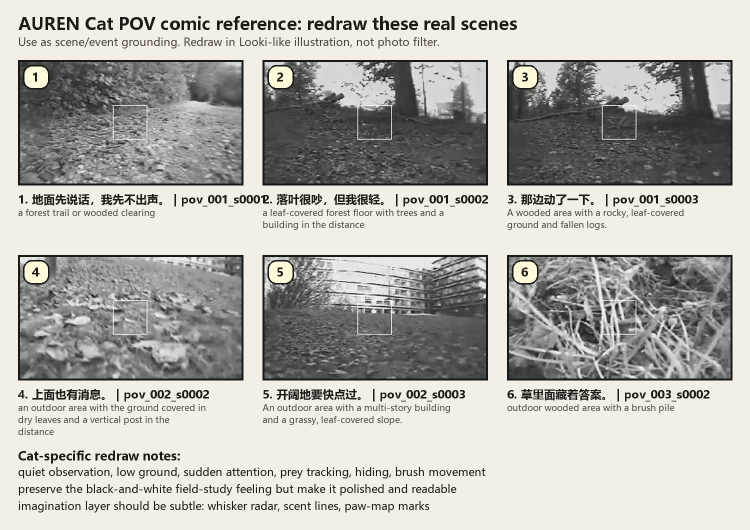
#> input picture examples/cat_pov_eval_001/assets/cat_comic_reference_real_scenes_v1.jpg, 1500 x 1060 px (shown at 1/2 size)
$ python -i build_auren_content_v2_generic.py   (imports and definitions only)
#> lines starting #> are read from the running program, lines starting #| are printed output that depends on the picture
#> further down, picture is the input picture: PIL image 1500x1060 RGB; mean R, G, B 181.4, 179.8, 173.5
#!/usr/bin/env python3
"""Build AUREN V2 diary, comic brief/page, storyboard, and vlog from VLM rows.

This generator treats MiniMax VLM rows as recognition evidence. It does not use
the older coarse category labels, because those labels were good enough for
pipeline smoke tests but too lossy for diary/comic/vlog decisions.
"""

from __future__ import annotations

import argparse
import csv
import html
import json
import math
import shutil
import subprocess
import sys
from pathlib import Path
from typing import Any

from PIL import Image, ImageDraw, ImageEnhance, ImageFilter, ImageFont, ImageOps


W, H = 1280, 720


BEATS: list[dict[str, Any]] = [
    {
        "key": "leave_home",
        "section": "出门动员",
        "caption": "门开了，我还在认真考虑。",
        "diary_title": "门一开，风先报名",
        "diary_text": "一开始我其实没有那么想出门。门口亮得像一块刚拆封的饼干，人类站在那里，另一只小伙伴已经迈出去半步。我决定先跟上，毕竟如果世界真的有事找我，我不能让它等太久。",
        "preferred_ids": ["pov_007_s0002"],
        "target_video": "pov_007",
        "keywords": ["entrance", "house", "door", "patio", "owner", "exiting"],
    },
    {
        "key": "urban_walk",
        "section": "城市巡逻",
        "caption": "这只白色轮子，值得跟踪。",
        "diary_title": "滨江广场的低空侦察",
        "diary_text": "到了滨江，地面突然变得很宽。人类只看见楼和太阳，我看见的是鞋、轮子、影子和每一块石砖之间的情报。那只白色小推车轮子滚得很稳，我跟在后面，像在追踪一只圆圆的城市生物。",
        "preferred_ids": ["pov_001_s0005", "pov_001_s0002", "pov_001_s0008"],
        "target_video": "pov_001",
        "keywords": ["xuhui", "riverside", "urban", "plaza", "paved", "stroller", "pedestrians"],
    },
    {
        "key": "dog_meet",
        "section": "同伴社交",
        "caption": "等一下，你也是出来巡逻的吗？",
        "diary_title": "公共广场上的鼻尖会议",
        "diary_text": "半路我遇见了别的狗。人类打招呼靠嘴，我们打招呼靠更可靠的设备。大家凑近、转身、再确认一遍，三秒钟里交换了很多信息：吃过什么，去过哪里，今天心情是不是适合一起绕一圈。",
        "preferred_ids": ["pov_001_s0013", "pov_004_s0017", "pov_001_s0012"],
        "target_video": "",
        "keywords": ["dogs interacting", "another dog", "other dog", "husky", "social", "greeting", "sniffing around"],
    },
    {
        "key": "indoor_shop",
        "section": "室内探店",
        "caption": "人类的洞穴，灯很多，味道也很多。",
        "diary_title": "我闯进一间会发光的店",
        "diary_text": "后来我们进到一间很亮的室内空间。上面是灯，旁边是展示架，远处有人在聊天。我的头顶露出一点白毛，提醒大家这是正经的狗狗视察。店里没有草，但有很多人类留下的味道，我一边走一边给它们排队编号。",
        "preferred_ids": ["pov_008_s0010", "pov_008_s0006", "pov_008_s0004"],
        "target_video": "pov_008",
        "keywords": ["indoor", "store", "showroom", "gallery", "retail", "overhead lights", "wall displays"],
    },
    {
        "key": "grass_sniff",
        "section": "草地读信",
        "caption": "草丛今天留言很多。",
        "diary_title": "草地是一整面公告栏",
        "diary_text": "最重要的工作发生在草地。我把鼻子贴近叶子，读到昨晚的风、刚路过的脚步，还有一只陌生狗留下的签名。人类看见的是草，我看见的是一整面公告栏。读到一半，我抬头看天，确认世界还在原来的位置。",
        "preferred_ids": ["pov_002_s0019", "pov_002_s0031", "pov_002_s0013"],
        "target_video": "pov_002",
        "keywords": ["grass", "field", "dirt path", "plants", "sniff", "rural"],
    },
    {
        "key": "backyard",
        "section": "后院侦察",
        "caption": "围栏后面，一定藏着新地图。",
        "diary_title": "后院的墙和缝隙",
        "diary_text": "后院看起来普通，其实很有层次。水泥地、旧墙、木围栏，每一样都在说不同的事。我快步穿过去，又停在木头旁边看了一会儿。围栏后面也许没有宝藏，但没有检查过之前，谁也不能证明。",
        "preferred_ids": ["pov_005_s0011", "pov_005_s0012", "pov_005_s0004"],
        "target_video": "pov_005",
        "keywords": ["backyard", "patio", "concrete", "fence", "wall", "narrow", "wooden"],
    },
    {
        "key": "play_chase",
        "section": "草地追逐",
        "caption": "白色小伙伴启动，我也启动。",
        "diary_title": "草坪上的白色闪电",
        "diary_text": "然后草地上出现了一只白色小狗。它跑起来的时候，草都像被它叫醒了。我跟着它的方向转，镜头有点晃，但这很合理。快乐本来就不应该太稳。",
        "preferred_ids": ["pov_009_s0012", "pov_009_s0014", "pov_009_s0011"],
        "target_video": "pov_009",
        "keywords": ["white", "fluffy dog", "running", "playing", "jumping", "grass"],
    },
    {
        "key": "park_cart",
        "section": "湖畔聚会",
        "caption": "车、草、人类，全部要检查。",
        "diary_title": "湖畔聚会的巡检清单",
        "diary_text": "湖畔那边更热闹。有车，有人，有树，还有一只带着设备的黑狗。人类以为这是聚会，我认为这是巡检任务。我先检查小推车，再闻草地，最后确认队伍没有少员。",
        "preferred_ids": ["pov_006_s0020", "pov_006_s0017", "pov_006_s0025"],
        "target_video": "pov_006",
        "keywords": ["park", "field", "cart", "lake", "outing", "grass", "trees"],
    },
    {
        "key": "blossom_close",
        "section": "收尾回味",
        "caption": "把花、风和今天一起带回家。",
        "diary_title": "花树下面的收尾",
        "diary_text": "快结束时，我们路过开着粉色花的树。黑色小狗跑在前面，靴子踩过路边，我低头闻了最后一口草。今天的味道很多：城市石砖、室内灯光、草地、木围栏、湖边的风，还有同伴身上的快乐。",
        "preferred_ids": ["pov_006_s0027", "pov_006_s0025", "pov_006_s0020"],
        "target_video": "pov_006",
        "keywords": ["blossoming", "pink", "path", "black dog", "park", "slope"],
    },
    {
        "key": "funny_detour",
        "section": "彩蛋镜头",
        "caption": "等等，这位也装了第一视角？",
        "diary_title": "一个不太像狗的朋友",
        "diary_text": "还有一个小彩蛋：乡间小路上出现了一位很特别的第一视角选手。它抬头低头的节奏和我不太一样，头顶还自带红色标记。我暂时把它记进档案，分类为：会走路的早晨闹钟。",
        "preferred_ids": ["pov_002_s0033"],
        "target_video": "pov_002",
        "keywords": ["chicken", "beak", "farm", "countryside"],
        "comic_only": True,
    },
]


# [44 lines left out: function main, not called in this run]


def load_json(path: Path) -> Any:
    return json.loads(path.read_text(encoding="utf-8"))


def load_manifest(path: Path) -> dict[str, dict[str, str]]:
    with path.open("r", encoding="utf-8-sig", newline="") as f:
        return {r["id"]: r for r in csv.DictReader(f)}


# [600 lines left out: functions enrich_row, detect_tags, select_story, beat_score, public_row, build_diary_payload and 17 more, not called in this run]


def write_json(path: Path, payload: Any) -> None:
    path.write_text(json.dumps(payload, ensure_ascii=False, indent=2), encoding="utf-8")


# [7 lines left out: function write_csv, not called in this run]


def is_vertical(row: dict[str, Any]) -> bool:
    return int(row.get("video_height") or 0) > int(row.get("video_width") or 0)


# [5 lines left out: function fnum, not called in this run]


def fmt(seconds: float) -> str:
    m, s = divmod(int(seconds), 60)
    return f"{m:02d}:{s:02d}"


# [26 lines left out: functions wrap, font, fit_cover, not called in this run]


def comic_filter(img: Image.Image) -> Image.Image:
    img = ImageEnhance.Color(img).enhance(1.25)
    img = ImageEnhance.Contrast(img).enhance(1.10)
    img = ImageOps.posterize(img, 5)
    return img.filter(ImageFilter.EDGE_ENHANCE)
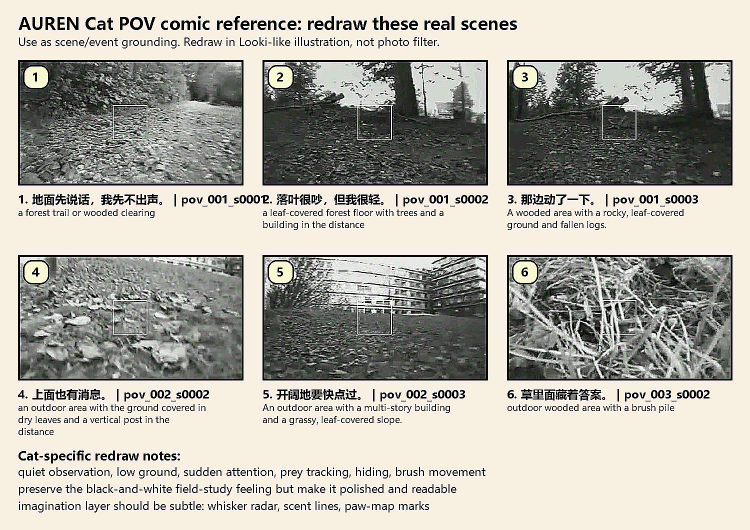
#> returned value: PIL image 1500x1060 RGB (shown at 1/2 size); mean R, G, B 178.4, 175.7, 166.3


# [2 lines not run here, left out]

>>> from PIL import Image
>>> picture = Image.open('../examples/cat_pov_eval_001/assets/cat_comic_reference_real_scenes_v1.jpg')
>>> result = comic_filter(picture)

$ run again, on examples/cat_pov_eval_001/assets/cat_comic_looki_grounded_generated.png
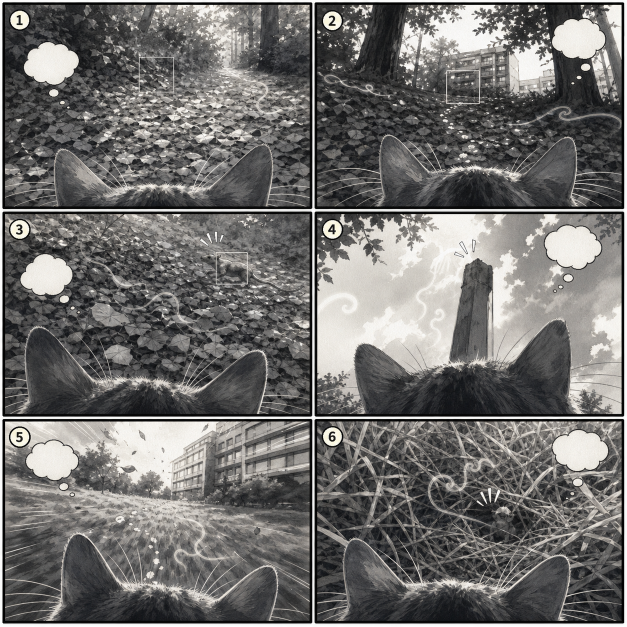
#> input picture examples/cat_pov_eval_001/assets/cat_comic_looki_grounded_generated.png, 1254 x 1254 px (shown at 1/2 size)
#> picture is the input picture: PIL image 1254x1254 RGB; mean R, G, B 112.6, 111.3, 109.7
#> in comic_filter, `return img.filter(ImageFilter.EDGE_ENHANCE)`:
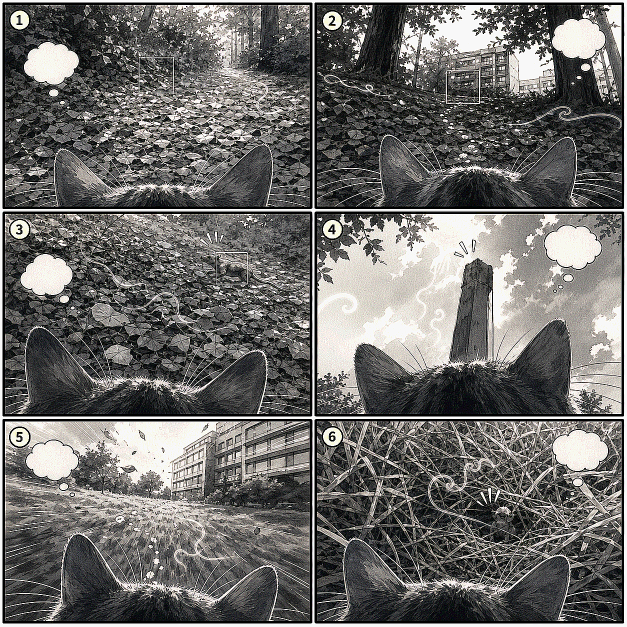
#> returned value: PIL image 1254x1254 RGB (shown at 1/2 size); mean R, G, B 108.8, 107.5, 105.3
